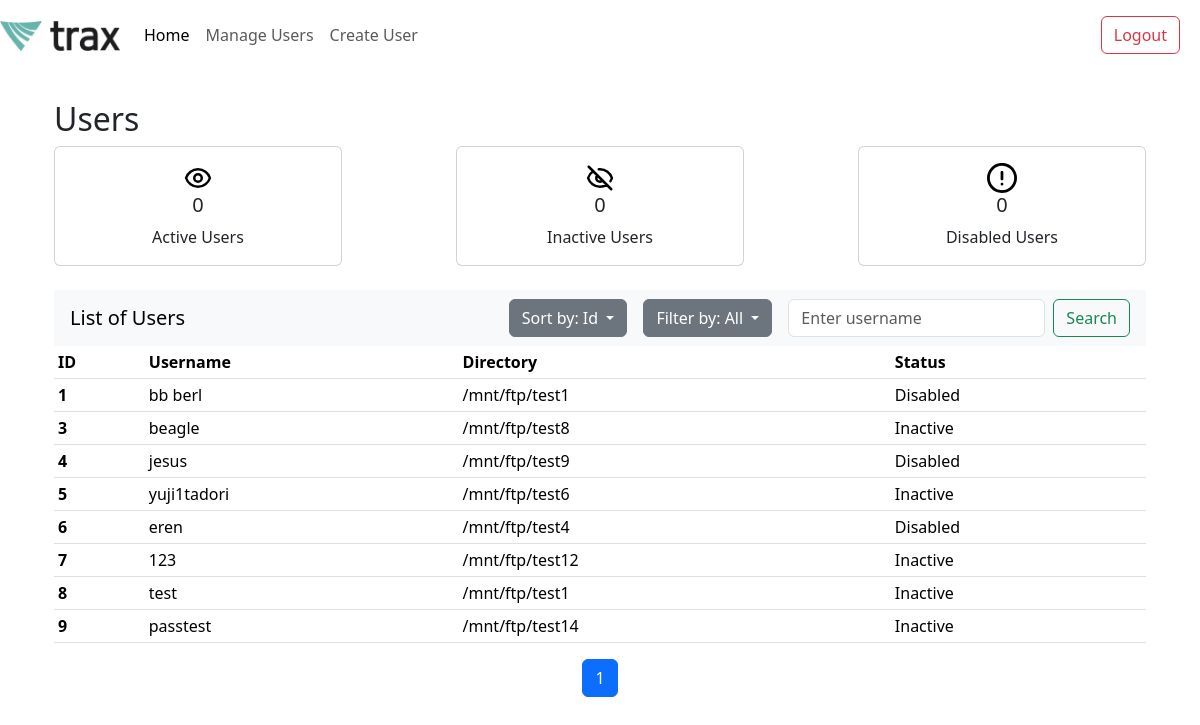
The page /home (signed in) on the database as committed earlier.
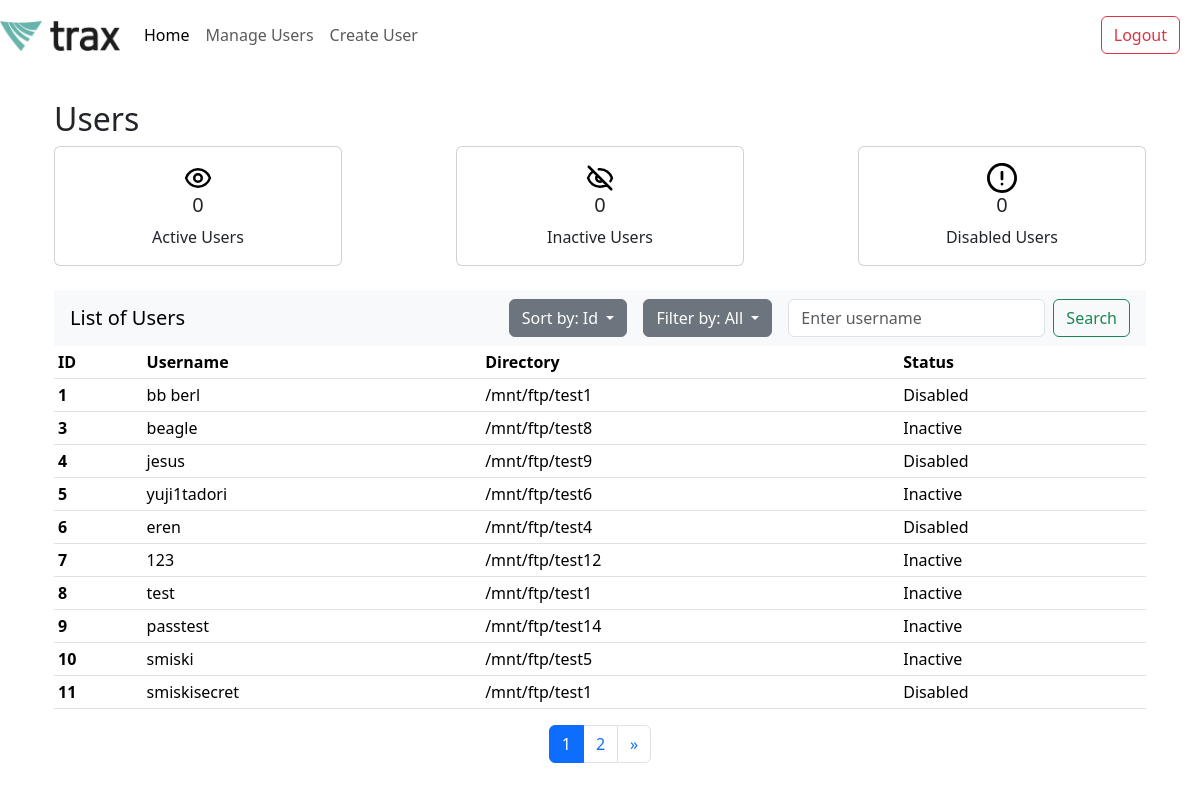
The same page on the database as committed later.
### app.py (models this page shows)
class User(db.Model):
    id = db.Column(db.Integer, primary_key=True)
    username = db.Column(db.String(80), nullable=False, unique=True)
    password = db.Column(db.String(120), nullable=False)
    directory = db.Column(db.String(120), nullable=False)
    status = db.Column(db.String(10), nullable=False)
    login_count = db.Column(db.Integer, default=0)
    last_login = db.Column(db.DateTime, nullable=True)
    last_modified = db.Column(db.DateTime, default=datetime.utcnow, onupdate=datetime.utcnow)
    bytes_uploaded = db.Column(db.BigInteger, default=0)
    bytes_downloaded = db.Column(db.BigInteger, default=0)
    files_uploaded = db.Column(db.Integer, default=0)
    files_downloaded = db.Column(db.Integer, default=0)
    @property
    def computed_status(self):
        if self.status == 'Disabled':
            return 'Disabled'
        if self.last_login is None:
            return 'Inactive'
        seven_days_ago = func.now() - timedelta(days=7)
        return 'Inactive' if self.last_login < seven_days_ago else 'Active'

### app.py (the view)
@app.route('/home', methods=['GET'])
def home():
    if not session.get("username"):
        return redirect("/login")
    page = request.args.get('page', 1, type=int)
    per_page = 10
    sort_by = request.args.get('sort_by', 'id')
    filter_status = request.args.get('filter_by', 'all')
    search_query = request.args.get('search', '')
    query = get_filtered_sorted_users(sort_by, filter_status, search_query)
    pagination = query.paginate(page=page, per_page=per_page, error_out=False)
    if request.headers.get('X-Requested-With') == 'XMLHttpRequest':
        return render_template('user_table.html',
                            users=pagination.items,
                            pagination=pagination)
    return render_template('home.html',
                         users=pagination.items,
                         pagination=pagination)

### app.py (called while the page is built, shortened)
def get_filtered_sorted_users(sort_by='id', filter_status='all', search_query=''):
    query = User.query
    seven_days_ago = func.now() - timedelta(days=7)
    if filter_status == 'active':
        query = query.filter(
            User.status != 'Disabled',
            User.last_login >= seven_days_ago
        )
    elif filter_status == 'all':
        query = query.filter(User.status.in_(['Active', 'Inactive', 'Disabled']))
    if sort_by == 'username':
        query = query.order_by(User.username)
    elif sort_by == 'id':
        query = query.order_by(User.id)
    elif sort_by == 'directory':
        query = query.order_by(User.directory)
    if search_query:
        query = query.filter(User.username.like(f'%{search_query}%'))  # case insensitive search
    return query

### templates/home.html (shortened to what this page needs)
<!DOCTYPE html>
<html lang="en">
<head>
</head>
<body>
    {% extends "index.html" %}
    {% block content %}
    <div class="container">
        <h2>Users</h2>
        {% include 'card_component.html' %}
        <div class="table-responsive">
            {% include 'user_table.html' %}
        </div>
    </div>
    {% endblock %}

### templates/index.html (shortened to what this page needs)
<!DOCTYPE html>
<html lang="en">
<head>
    <link href="https://cdn.jsdelivr.net/npm/bootstrap@5.3.3/dist/css/bootstrap.min.css" rel="stylesheet">
    <link rel="stylesheet" href="https://cdnjs.cloudflare.com/ajax/libs/font-awesome/5.15.4/css/all.min.css">
    <link rel=”stylesheet” href=”https://cdn.jsdelivr.net/npm/bootstrap-icons@1.3.0/font/bootstrap-icons.css” />
    <link rel="stylesheet" href="{{ url_for('static', filename='home.css') }}">
    <link rel="stylesheet" href="{{ url_for('static', filename='manage-user.css') }}">
    <link rel="stylesheet" href="{{ url_for('static', filename='create-user.css') }}">
  </head>
<body>
    <nav class="navbar navbar-expand-lg navbar-light" style="background-color: white;" aria-label="Main navigation">
      <a href="{{ url_for('home') }}" class="navbar-brand">
        <img src="{{ url_for('static', filename='img/trax logo.jpg') }}" width="120" height="30" alt="Trax Tech Logo">
      </a>
      <div id="navbarNavAltMarkup" class="collapse navbar-collapse">
        <div class="navbar-nav">
            <a href="{{ url_for('home') }}" class="nav-item nav-link {% if request.endpoint == 'home' %}active{% endif %}">Home</a>
            <a class="nav-item nav-link {% if request.endpoint == 'manage_user' %}active{% endif %}">Manage Users</a>
            <a href="{{ url_for('create_user') }}" class="nav-item nav-link {% if request.endpoint == 'create_user' %}active{% endif %}">Create User</a>
        </div>
      </div>
      <nav class="navbar navbar-light" style="background-color: white;" aria-label="Secondary navigation">
        <form class="form-inline">
          <button class="btn btn-outline-danger" type="button" style="margin-right: 20px" onclick="logout()">Logout</button>
        </form>
      </nav>
    </nav>
    <section id="content" class="content-section">
      <div class="container">
        {% block content %}
        {% endblock %}
      </div>
    </section>
</body>
</html>

### templates/card_component.html (shortened to what this page needs)
<!DOCTYPE html>
<html lang="en">
<head>
</head>
<body>
    <div class="card-container d-flex justify-content-between">
        <div class="card text-center" style="width: 18rem;">
            <div class="card-body">
                <img src="static/img/eye-svgrepo-com.svg" alt="Active Card Icon" style="width: 30px; height: 30px;">
                <h5 id="active-users" class="card-title">0</h5>
                <p class="card-text">Active Users</p>
            </div>
        </div>
        <div class="card text-center" style="width: 18rem;">
            <div class="card-body">
                <img src="static/img/eye-slash-svgrepo-com.svg" alt="Inactive Card Icon" style="width: 30px; height: 30px;">
                <h5 id="inactive-users" class="card-title">0</h5>
                <p class="card-text">Inactive Users</p>
            </div>
        </div>
        <div class="card text-center" style="width: 18rem;">
            <div class="card-body">
                <img src="static/img/error-16-svgrepo-com.svg" alt="Disabled Card Icon" style="width: 30px; height: 30px;">
                <h5 id="disabled-users" class="card-title">0</h5>
                <p class="card-text">Disabled Users</p>
            </div>
        </div>
    </div>
</body>
</html>

### templates/user_table.html (shortened to what this page needs)
<!DOCTYPE html>
<html lang="en">
<head>
</head>
<body>
    <nav class="navbar navbar-light bg-light justify-content-between mt-4">
        <a class="navbar-brand ms-3">List of Users</a>
        <form class="form-inline d-flex align-items-center" method="GET">
            <div class="dropdown me-3">
                <button class="btn btn-secondary dropdown-toggle" type="button" id="sortDropdown" data-bs-toggle="dropdown" aria-expanded="false">
                    Sort by: {{ request.args.get('sort_by', 'ID') | title }}
                </button>
            </div>
            <div class="dropdown me-3">
                <button class="btn btn-secondary dropdown-toggle" type="button" id="filterDropdown" data-bs-toggle="dropdown" aria-expanded="false">
                    Filter by: {{ request.args.get('filter_by', 'All') | title }}
                </button>
            </div>
            <input class="form-control mr-sm-5" type="search" placeholder="Enter username" aria-label="Search" name="search" value="{{ request.args.get('search', '') }}">
            <button class="btn btn-outline-success ms-2 me-3 my-2 my-sm-0" type="submit">Search</button>
        </form>
    </nav>
    <table class="table table-hover table-sm">
        <thead>
          <tr>
            <th scope="col">ID</th>
            <th scope="col">Username</th>
            <th scope="col">Directory</th>
            <th scope="col">Status</th>
          </tr>
        </thead>
        <tbody>
            {% if users %}
                {% for user in users %}
                <tr onclick=window.location.href="{{ url_for('manage_user', user_id=user.id) }}" style="cursor: pointer;">
                    <th scope="row">{{ user.id }}</th>
                    <td>{{ user.username }}</td>
                    <td>{{ user.directory }}</td>
                    <td>{{ user.computed_status }}</td>
                </tr>
                {% endfor %}
            {% else %}
                <tr>
                    <td colspan="4" class="text-center">No users found</td>
                </tr>
            {% endif %}
        </tbody>
    </table>
    <nav aria-label="User table pages" class="d-flex justify-content-center">
        <ul class="pagination">
        {% for page_num in pagination.iter_pages(left_edge=2, right_edge=2, left_current=2, right_current=3) %}
            {% if page_num %}
            <li class="page-item {% if page_num == pagination.page %}active{% endif %}">
                <a class="page-link" href="#" onclick="updateURLParams('page', '{{ page_num }}')">{{ page_num }}</a>
            </li>
            {% else %}
            <li class="page-item disabled"><span class="page-link">...</span></li>
            {% endif %}
        {% endfor %}
        {% if pagination.has_next %}
        <li class="page-item">
            <a class="page-link" href="#" onclick="updateURLParams('page', '{{ pagination.next_num }}')" aria-label="Next">
            <span aria-hidden="true">&raquo;</span>
            </a>
        </li>
        {% endif %}
        </ul>
    </nav>
</body>
</html>

### static/home.css (style rules this page uses)
.content-section { margin: 30px; }
.table-responsive { transition: all 0.3s ease; }

### static/manage-user.css (style rules this page uses)
.content-section { margin: 30px; }

Rows that differ between the two databases and show on the page:
added User: id "10", username "smiski", directory "/mnt/ftp/test5", computed_status "Inactive"
added User: id "11", username "smiskisecret", directory "/mnt/ftp/test1", computed_status "Disabled"
Other text that changed with them:
new list line: "2"
